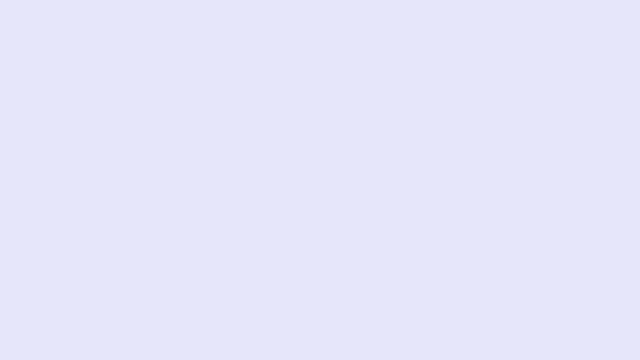
Frame 1 (no input)
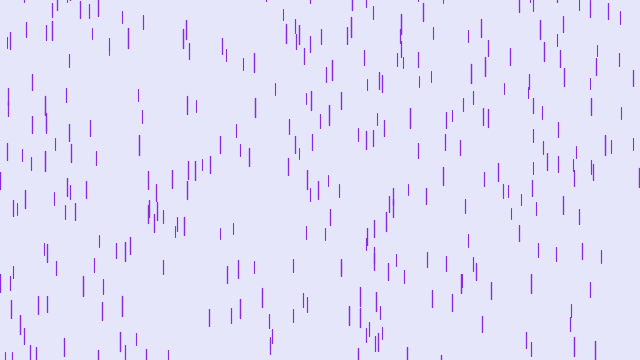
Frame 60 (the mouse pressed at the canvas centre just before this capture)
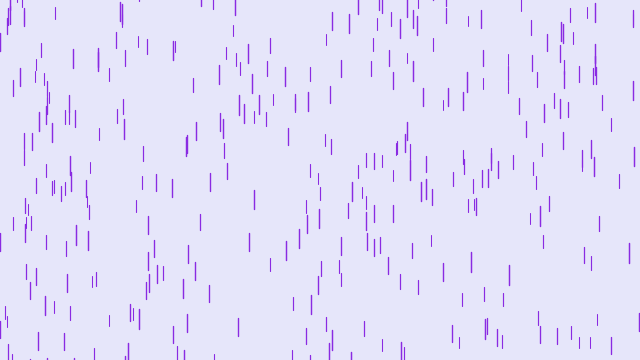
Frame 120 (the mouse held since frame 60 and released just before this capture)

The Processing sketch that drew these frames (run headless with seeded random() and noise(); from frame 60 on, the mouse is pressed at the canvas centre):

// Processing sketch: Purple_rain
// ── Purple_rain.pde
Drop[] drops = new Drop[500];

void setup(){
  size(640, 360);
  for(int i = 0; i < drops.length; i++){
  drops[i] = new Drop();
  }
}

void draw(){
  background(230, 230, 250);
  for(int i = 0; i < drops.length; i++){
  drops[i].fall();
  drops[i].show(); // E se eu reaproveitar esse loop em setup??
  }
}

// ── Drop.pde
class Drop {
  float x = random(width), y = random(-500, -50), z = random(0, 20), len = map(z, 0, 20, 10, 20), speed = map(z, 0, 20, 1, 20);

  void fall() {
    y += speed;
    float grav = map(z, 0, 20, 0, .2);
    speed += grav;

    if (y > height) {
      y = random(-200, -100);
      speed = map(z, 0, 20, 1, 20);
    }
  }

  void show() {
    float thick = map(z, 0, 20, 1, 1.5);
    strokeWeight(thick);
    stroke(138, 43, 226);
    line(x, y, x, y+len);
  }
}
